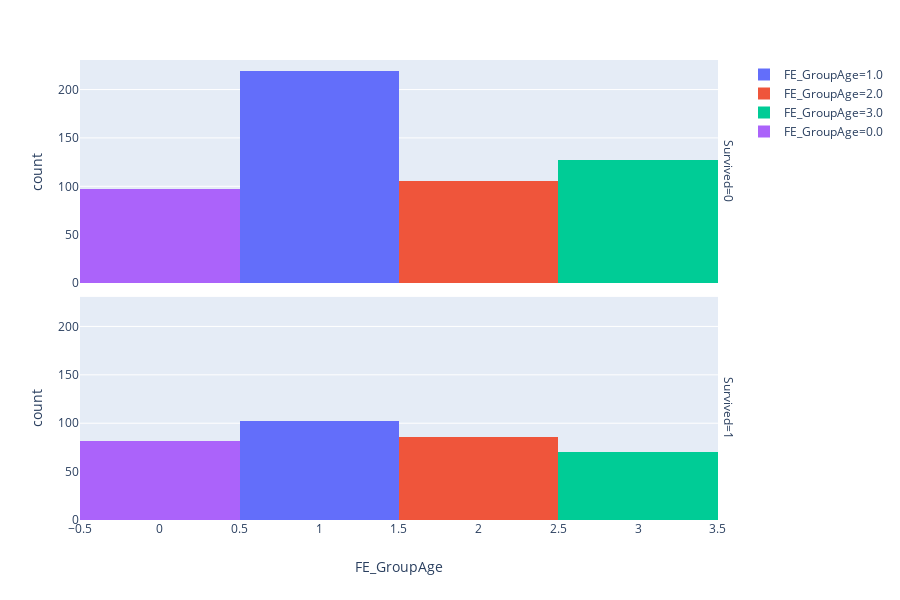

This figure's notebook cell:
### Code cell
fig = px.histogram(df, x = "FE_GroupAge",color="FE_GroupAge", facet_row = "Survived")
fig.show()

### Figure 1 — Plotly figure (JSON) as saved in the notebook; plotly's stock layout.template omitted (floating-point values rounded to 4 significant figures; data arrays with more than 128 entries replaced by an {"elided": "..."} marker saying what was removed)
{"data": [{"alignmentgroup": "True", "bingroup": "x", "hoverlabel": {"namelength": 0}, "hovertemplate": "FE_GroupAge=%{x}<br>Survived=0<br>count=%{y}", "legendgroup": "FE_GroupAge=1.0", "marker": {"color": "#636efa"}, "name": "FE_GroupAge=1.0", "offsetgroup": "FE_GroupAge=1.0", "orientation": "v", "showlegend": true, "type": "histogram", "x": {"elided": "219 int values"}, "xaxis": "x2", "yaxis": "y2"}, {"alignmentgroup": "True", "bingroup": "x", "hoverlabel": {"namelength": 0}, "hovertemplate": "FE_GroupAge=%{x}<br>Survived=1<br>count=%{y}", "legendgroup": "FE_GroupAge=1.0", "marker": {"color": "#636efa"}, "name": "FE_GroupAge=1.0", "offsetgroup": "FE_GroupAge=1.0", "orientation": "v", "showlegend": false, "type": "histogram", "x": [1, 1, 1, 1, 1, 1, 1, 1, 1, 1, 1, 1, 1, 1, 1, 1, 1, 1, 1, 1, 1, 1, 1, 1, 1, 1, 1, 1, 1, 1, 1, 1, 1, 1, 1, 1, 1, 1, 1, 1, 1, 1, 1, 1, 1, 1, 1, 1, 1, 1, 1, 1, 1, 1, 1, 1, 1, 1, 1, 1, 1, 1, 1, 1, 1, 1, 1, 1, 1, 1, 1, 1, 1, 1, 1, 1, 1, 1, 1, 1, 1, 1, 1, 1, 1, 1, 1, 1, 1, 1, 1, 1, 1, 1, 1, 1, 1, 1, 1, 1, 1, 1], "xaxis": "x", "yaxis": "y"}, {"alignmentgroup": "True", "bingroup": "x", "hoverlabel": {"namelength": 0}, "hovertemplate": "FE_GroupAge=%{x}<br>Survived=0<br>count=%{y}", "legendgroup": "FE_GroupAge=2.0", "marker": {"color": "#EF553B"}, "name": "FE_GroupAge=2.0", "offsetgroup": "FE_GroupAge=2.0", "orientation": "v", "showlegend": true, "type": "histogram", "x": [2, 2, 2, 2, 2, 2, 2, 2, 2, 2, 2, 2, 2, 2, 2, 2, 2, 2, 2, 2, 2, 2, 2, 2, 2, 2, 2, 2, 2, 2, 2, 2, 2, 2, 2, 2, 2, 2, 2, 2, 2, 2, 2, 2, 2, 2, 2, 2, 2, 2, 2, 2, 2, 2, 2, 2, 2, 2, 2, 2, 2, 2, 2, 2, 2, 2, 2, 2, 2, 2, 2, 2, 2, 2, 2, 2, 2, 2, 2, 2, 2, 2, 2, 2, 2, 2, 2, 2, 2, 2, 2, 2, 2, 2, 2, 2, 2, 2, 2, 2, 2, 2, 2, 2, 2, 2], "xaxis": "x2", "yaxis": "y2"}, {"alignmentgroup": "True", "bingroup": "x", "hoverlabel": {"namelength": 0}, "hovertemplate": "FE_GroupAge=%{x}<br>Survived=1<br>count=%{y}", "legendgroup": "FE_GroupAge=2.0", "marker": {"color": "#EF553B"}, "name": "FE_GroupAge=2.0", "offsetgroup": "FE_GroupAge=2.0", "orientation": "v", "showlegend": false, "type": "histogram", "x": [2, 2, 2, 2, 2, 2, 2, 2, 2, 2, 2, 2, 2, 2, 2, 2, 2, 2, 2, 2, 2, 2, 2, 2, 2, 2, 2, 2, 2, 2, 2, 2, 2, 2, 2, 2, 2, 2, 2, 2, 2, 2, 2, 2, 2, 2, 2, 2, 2, 2, 2, 2, 2, 2, 2, 2, 2, 2, 2, 2, 2, 2, 2, 2, 2, 2, 2, 2, 2, 2, 2, 2, 2, 2, 2, 2, 2, 2, 2, 2, 2, 2, 2, 2, 2, 2], "xaxis": "x", "yaxis": "y"}, {"alignmentgroup": "True", "bingroup": "x", "hoverlabel": {"namelength": 0}, "hovertemplate": "FE_GroupAge=%{x}<br>Survived=0<br>count=%{y}", "legendgroup": "FE_GroupAge=3.0", "marker": {"color": "#00cc96"}, "name": "FE_GroupAge=3.0", "offsetgroup": "FE_GroupAge=3.0", "orientation": "v", "showlegend": true, "type": "histogram", "x": [3, 3, 3, 3, 3, 3, 3, 3, 3, 3, 3, 3, 3, 3, 3, 3, 3, 3, 3, 3, 3, 3, 3, 3, 3, 3, 3, 3, 3, 3, 3, 3, 3, 3, 3, 3, 3, 3, 3, 3, 3, 3, 3, 3, 3, 3, 3, 3, 3, 3, 3, 3, 3, 3, 3, 3, 3, 3, 3, 3, 3, 3, 3, 3, 3, 3, 3, 3, 3, 3, 3, 3, 3, 3, 3, 3, 3, 3, 3, 3, 3, 3, 3, 3, 3, 3, 3, 3, 3, 3, 3, 3, 3, 3, 3, 3, 3, 3, 3, 3, 3, 3, 3, 3, 3, 3, 3, 3, 3, 3, 3, 3, 3, 3, 3, 3, 3, 3, 3, 3, 3, 3, 3, 3, 3, 3, 3], "xaxis": "x2", "yaxis": "y2"}, {"alignmentgroup": "True", "bingroup": "x", "hoverlabel": {"namelength": 0}, "hovertemplate": "FE_GroupAge=%{x}<br>Survived=1<br>count=%{y}", "legendgroup": "FE_GroupAge=3.0", "marker": {"color": "#00cc96"}, "name": "FE_GroupAge=3.0", "offsetgroup": "FE_GroupAge=3.0", "orientation": "v", "showlegend": false, "type": "histogram", "x": [3, 3, 3, 3, 3, 3, 3, 3, 3, 3, 3, 3, 3, 3, 3, 3, 3, 3, 3, 3, 3, 3, 3, 3, 3, 3, 3, 3, 3, 3, 3, 3, 3, 3, 3, 3, 3, 3, 3, 3, 3, 3, 3, 3, 3, 3, 3, 3, 3, 3, 3, 3, 3, 3, 3, 3, 3, 3, 3, 3, 3, 3, 3, 3, 3, 3, 3, 3, 3, 3], "xaxis": "x", "yaxis": "y"}, {"alignmentgroup": "True", "bingroup": "x", "hoverlabel": {"namelength": 0}, "hovertemplate": "FE_GroupAge=%{x}<br>Survived=0<br>count=%{y}", "legendgroup": "FE_GroupAge=0.0", "marker": {"color": "#ab63fa"}, "name": "FE_GroupAge=0.0", "offsetgroup": "FE_GroupAge=0.0", "orientation": "v", "showlegend": true, "type": "histogram", "x": [0, 0, 0, 0, 0, 0, 0, 0, 0, 0, 0, 0, 0, 0, 0, 0, 0, 0, 0, 0, 0, 0, 0, 0, 0, 0, 0, 0, 0, 0, 0, 0, 0, 0, 0, 0, 0, 0, 0, 0, 0, 0, 0, 0, 0, 0, 0, 0, 0, 0, 0, 0, 0, 0, 0, 0, 0, 0, 0, 0, 0, 0, 0, 0, 0, 0, 0, 0, 0, 0, 0, 0, 0, 0, 0, 0, 0, 0, 0, 0, 0, 0, 0, 0, 0, 0, 0, 0, 0, 0, 0, 0, 0, 0, 0, 0, 0], "xaxis": "x2", "yaxis": "y2"}, {"alignmentgroup": "True", "bingroup": "x", "hoverlabel": {"namelength": 0}, "hovertemplate": "FE_GroupAge=%{x}<br>Survived=1<br>count=%{y}", "legendgroup": "FE_GroupAge=0.0", "marker": {"color": "#ab63fa"}, "name": "FE_GroupAge=0.0", "offsetgroup": "FE_GroupAge=0.0", "orientation": "v", "showlegend": false, "type": "histogram", "x": [0, 0, 0, 0, 0, 0, 0, 0, 0, 0, 0, 0, 0, 0, 0, 0, 0, 0, 0, 0, 0, 0, 0, 0, 0, 0, 0, 0, 0, 0, 0, 0, 0, 0, 0, 0, 0, 0, 0, 0, 0, 0, 0, 0, 0, 0, 0, 0, 0, 0, 0, 0, 0, 0, 0, 0, 0, 0, 0, 0, 0, 0, 0, 0, 0, 0, 0, 0, 0, 0, 0, 0, 0, 0, 0, 0, 0, 0, 0, 0, 0, 0], "xaxis": "x", "yaxis": "y"}], "layout": {"annotations": [{"font": {}, "showarrow": false, "text": "Survived=1", "textangle": 90, "x": 0.98, "xanchor": "left", "xref": "paper", "y": 0.2425, "yanchor": "middle", "yref": "paper"}, {"font": {}, "showarrow": false, "text": "Survived=0", "textangle": 90, "x": 0.98, "xanchor": "left", "xref": "paper", "y": 0.7575, "yanchor": "middle", "yref": "paper"}], "barmode": "relative", "height": 600, "legend": {"tracegroupgap": 0}, "margin": {"t": 60}, "xaxis": {"anchor": "y", "categoryarray": [1, 2, 3, 0], "categoryorder": "array", "domain": [0, 0.98], "title": {"text": "FE_GroupAge"}}, "xaxis2": {"anchor": "y2", "domain": [0, 0.98], "matches": "x", "showticklabels": false}, "yaxis": {"anchor": "x", "domain": [0, 0.485], "title": {"text": "count"}}, "yaxis2": {"anchor": "x2", "domain": [0.515, 1], "matches": "y", "title": {"text": "count"}}}}
